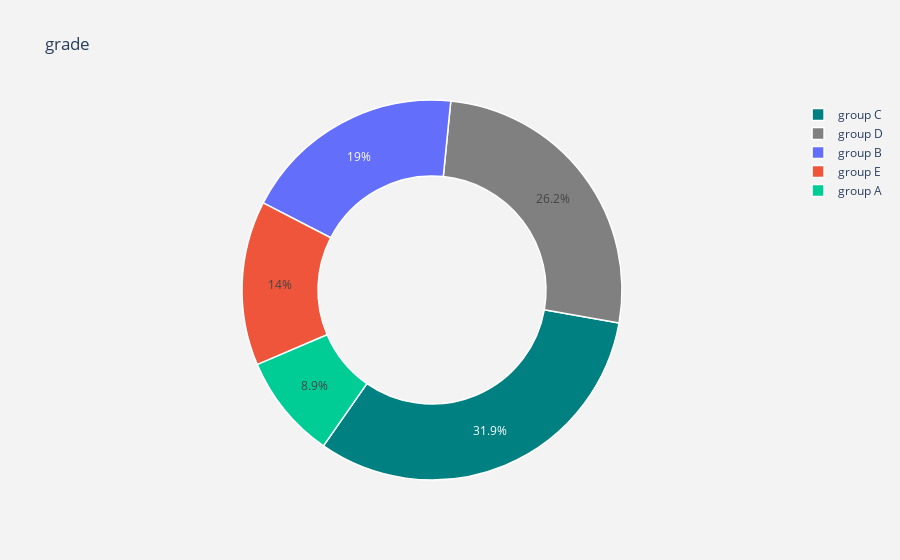

The code cell stored with this chart in its notebook:
### Code cell
plot_by_class_labels = dataset["grade"].value_counts().keys().tolist()

plot_by_class_values = dataset["grade"].value_counts().values.tolist()

plot_data= [
    go.Pie(labels = plot_by_class_labels,
           values = plot_by_class_values,
           marker = dict(colors =  [ 'Teal' ,'Grey'],
                         line = dict(color = "white",
                                     width =  1.5)),
           rotation = 100,
           hoverinfo = "label+value+text",
           hole = .6)
]
plot_layout = go.Layout(dict(title = "grade ",
                   plot_bgcolor  = "rgb(243,243,243)",
                   paper_bgcolor = "rgb(243,243,243)",))


fig = go.Figure(data=plot_data, layout=plot_layout)
po.iplot(fig)

### Figure 1 — Plotly figure (JSON) as saved in the notebook; plotly's stock layout.template omitted (floating-point values rounded to 4 significant figures)
{"data": [{"hole": 0.6, "hoverinfo": "label+value+text", "labels": ["group C", "group D", "group B", "group E", "group A"], "marker": {"colors": ["Teal", "Grey"], "line": {"color": "white", "width": 1.5}}, "rotation": 100, "type": "pie", "values": [319, 262, 190, 140, 89]}], "layout": {"paper_bgcolor": "rgb(243,243,243)", "plot_bgcolor": "rgb(243,243,243)", "title": {"text": "grade "}}}
